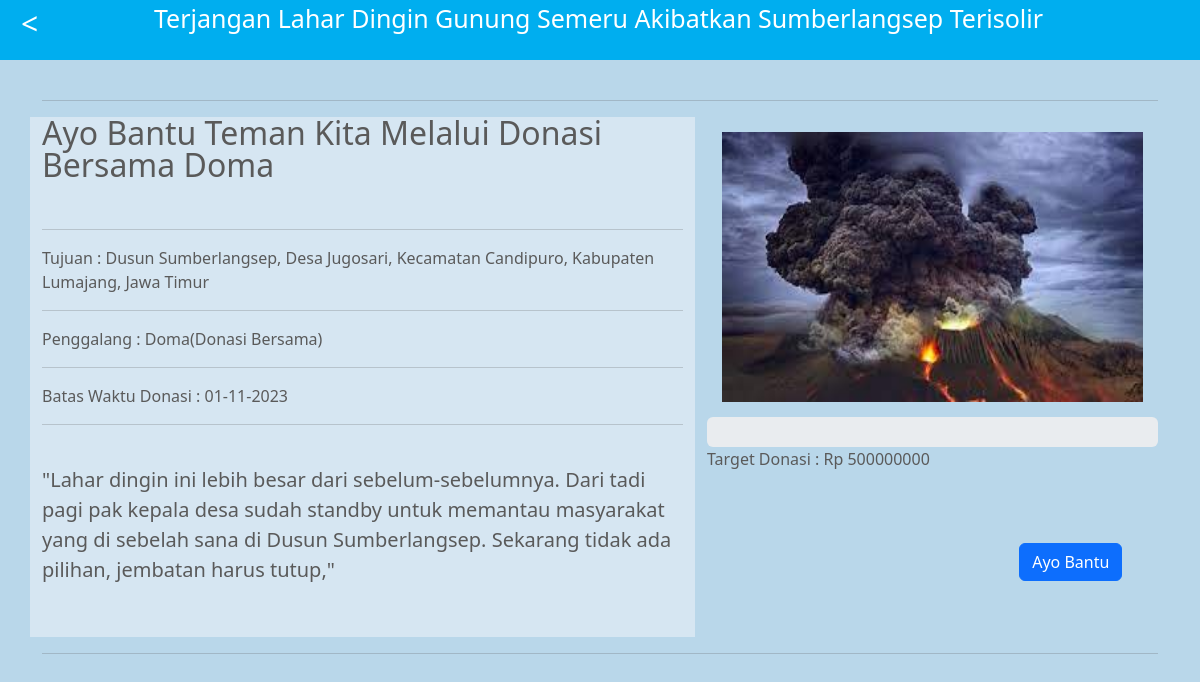
/detail/detail.php?id=31, run on the app's committed database.
### tables this page shows
CREATE TABLE `galangdana` (
  `id_dana` int(11) NOT NULL,
  `username` varchar(50) NOT NULL,
  `judul` varchar(255) NOT NULL,
  `tujuan` varchar(255) NOT NULL,
  `nama` varchar(255) NOT NULL,
  `waktu` date NOT NULL,
  `jenis` int(11) NOT NULL,
  `target` int(255) NOT NULL,
  `cerita` varchar(255) NOT NULL,
  `gambar` text NOT NULL
);

### detail/detail.php (the view, shortened to what this page needs)
<?php
  include "../conf/koneksi.php";
  $id = $_GET["id"];
  $judul = mysqli_query($koneksi, "SELECT * FROM galangdana WHERE id_dana = $id");
  $row = mysqli_fetch_assoc($judul);
?>
<!DOCTYPE html>
<html lang="en">
  <head>
    <link href="https://cdn.jsdelivr.net/npm/bootstrap@5.2.3/dist/css/bootstrap.min.css" rel="stylesheet" />
    <link rel="stylesheet" type="text/css" href="detail.css" />
  </head>
  <body>
    <main  style="padding-top: -100px;">
    <header class="header text-center">
      <div style="float: left">
        <button style="background-color: transparent; border-style: none; color: white; font-size: 30px; margin-left: 15px; width: 10px">
          <a style="text-decoration: none; color: white" href="../homepage/index.php"><</a>
        </button>
      </div>
      <span style="color: white; font-size: 25px; margin-left: -30px"><?= $row["judul"]  ; ?></span>
  </header>
      <div class="container marketing">
      <br>
        <hr class="featurette-divider" />
        <div class="row featurette" >
          <div class="col-md-7" style="background-color: #D6E6F2;">
            <h2 class="featurette-heading fw-normal lh-1">Ayo Bantu Teman Kita Melalui Donasi Bersama Doma</h2>
            <br>
            <div>
            <hr>
            <p class="text-start" style="color: #5a5a5a">Tujuan : <?= $row["tujuan"]; ?></p>
            <hr>
            <p class="text-start" style="color: #5a5a5a">Penggalang : <?= $row["nama"]; ?></p>
            <hr>
            <p class="text-start" style="color: #5a5a5a">Batas Waktu Donasi : <?= date("d-m-Y", strtotime($row["waktu"])); ?></p>
            <hr>
          </div>
            <br>
            <p class="lead text-justify"><?= $row["cerita"]; ?></p>
          </div>
          <div class="col-md-5" >
            <img src="../img/<?= $row["gambar"]; ?>"  class="img-fluid" alt="Kucing" style="padding: 15px; width: 650px; height: 300px;;" />
            <div class="progress" style="height: 30px; color:#00aeef">
            </div>
            <p class="text-start" style="color: #5a5a5a;">Target Donasi : Rp <?= $row["target"]; ?></p>
            <svg>
              <rect style="max-width: 200px;" width="100%" height="100%" fill="#b9d7ea" />
            </svg>
            <a class="btn btn-primary ms-2" href="../payment/payment.php?id=<?= $id ?>" >Ayo Bantu</a>
          </div>
        </div>
        <hr class="featurette-divider" />
      </div>
    </main>
  </body>
</html>

### detail/detail.css (style rules this page uses)
body { color: #5a5a5a; background-color: #b9d7ea; }
.header { width: 100%; left: 0px; right: 0px; top: 0px; z-index: 11; background: rgb(0, 174, 239); height: 60px; }

### data on the page
galangdana: judul "Terjangan Lahar Dingin Gunung Semeru Akibatkan Sumberlangsep Terisolir", tujuan "Dusun Sumberlangsep, Desa Jugosari, Kecamatan Candipuro, Kabupaten Lumajang, Jawa Timur", nama "Doma(Donasi Bersama)", waktu "01-11-2023", cerita "\"Lahar dingin ini lebih besar dari sebelum-sebelumnya. Dari tadi pagi pak kepala desa sudah standby untuk memantau masyarakat yang di sebelah sana di Dusun Sumberlangsep. Sekarang tidak ada pilihan, jembatan harus tutup,\"", gambar (picture), target "500000000"
